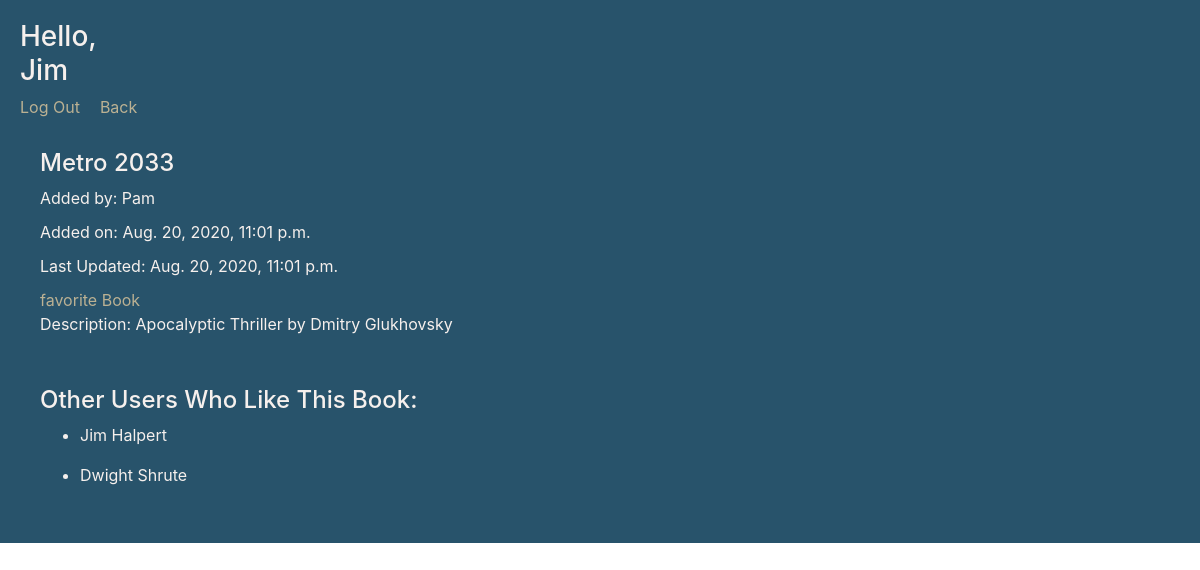
/books/view/3 (signed in), run on the app's committed database.
### log_reg_app/models.py (models this page shows)
class User(models.Model):
    first_name = models.CharField(max_length=60)
    last_name = models.CharField(max_length=60)
    email = models.EmailField()
    password = models.CharField(max_length=60)
    created = models.DateTimeField(auto_now_add=True)
    updated = models.DateTimeField(auto_now=True)
    objects = UserManager()

### bookapp/models.py (models this page shows)
class Book(models.Model):
    title = models.CharField(max_length=55)
    desc = models.TextField()
    created_by = models.ForeignKey(User, related_name="user_created", default="", on_delete=models.CASCADE)
    faved_books = models.ManyToManyField(User, related_name="favorited_books")
    created = models.DateTimeField(auto_now_add=True)
    updated = models.DateTimeField(auto_now=True)

### bookapp/views.py (the view)
# urls.py: path('view/<int:id>', views.view),
def view(request, id):
    context = {
        'one_book': Book.objects.get(id=id),
        'user': User.objects.get(id=request.session['user_id'])
    }
    return render(request, 'view.html', context)

### bookapp/templates/view.html (shortened to what this page needs)
{% load static %}
<!DOCTYPE html>
<html lang="en">
<head>
    <link rel="stylesheet" href="https://stackpath.bootstrapcdn.com/bootstrap/4.5.2/css/bootstrap.min.css">
    <link rel="stylesheet" href="{% static "books.css" %}">
</head>
<body>
    <div class="container-fluid">
        <div class="nav">
            <h3>Hello, {{request.session.name}}</h3>
            <a href="/logout">Log Out</a>
            <a href="/books">Back</a>
        </div>
        <section id="view_book">
            <h4>{{ one_book.title }}</h4>
            <p>Added by: {{ one_book.created_by.first_name }}</p>
            <p>Added on: {{ one_book.created }}</p>
            <p>Last Updated: {{ one_book.updated }}</p>
            {% if request.session.user_id != one_book.created_by.id %}
                <a href="/books/favorite/{{book.id}}">favorite Book</a>
            {% endif %}
            {% if request.session.user_id != one_book.created_by.id %}
                <p>Description: {{ one_book.desc }}</p>
            {% endif %}
        </section>
        <section id="view_users">
            <h4>Other Users Who Like This Book:</h4>
            {% for fave in one_book.faved_books.all %}
                <ul>
                    <li>{{ fave.first_name }} {{ fave.last_name }}</li>
                </ul>
            {% endfor %}
        </section>
    </div>
</body>
</html>

### bookapp/static/books.css (style rules this page uses)
.container-fluid { background-color: #28536B; color: #F6F0ED; padding: 20px; }
a { color: #bbb193; }
section { display: inline-block; margin: 20px; vertical-align: top; color: #F6F0ED; justify-content: space-between; }
#view_book { margin-right: 400px; }
.nav h3 { margin-right: 1300px; }
.nav a { margin-right: 20px; }
p, a, input { margin-bottom: 10px; }

### data on the page
User: session.name "Jim", first_name "Jim", last_name "Halpert"
Book: title "Metro 2033", created_by.first_name "Pam", created "Aug. 20, 2020, 11:01 p.m.", updated "Aug. 20, 2020, 11:01 p.m.", desc "Apocalyptic Thriller by Dmitry Glukhovsky"
User: first_name "Dwight", last_name "Shrute"
